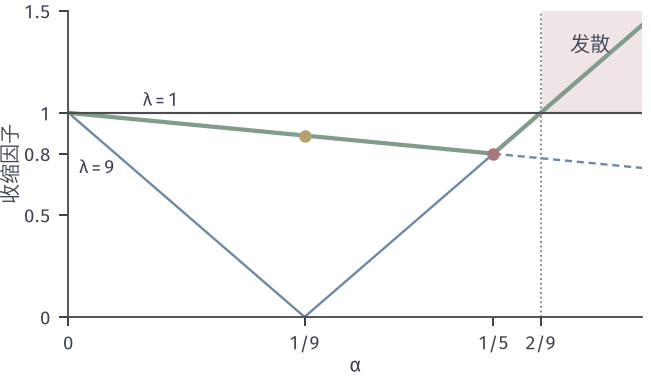

Source code (Python):
from pathlib import Path
import sys
ROOT = next(p for p in Path(__file__).resolve().parents if (p/'build.sh').is_file() and (p/'tex/book.tex').is_file())
sys.path.insert(0, str(ROOT/'figures/00-shared/mathematical-preliminaries-upper/00-shared/comprehension-figures'))
from support import figure, save, BLUE, GREEN, YELLOW, RED, PURPLE, INK, MUTED, GRID, BLUE_FILL, GREEN_FILL, YELLOW_FILL, RED_FILL, PURPLE_FILL
import numpy as np
HERE = Path(__file__).resolve().parent
STROKE = '#4C4D4F'
def panel(fig, left, right, top, bottom, wspace=.25, hspace=.2):
    fig.set_layout_engine(None)
    fig.subplots_adjust(left=left, right=right, top=top, bottom=bottom, wspace=wspace, hspace=hspace)
def tag(fig, ax, s, y=None, d=.085):
    p = ax.get_position(); fig.text((p.x0+p.x1)/2, (p.y0-d) if y is None else y, s, ha='center', va='top')
# 贯穿例：f(x)=(x1^2+9 x2^2)/2，x0=(9,1)，mu=1，L=9，kappa=9。
H = np.array([1., 9.]); X0 = np.array([9., 1.])
def f_ex(x): return .5*(H*np.asarray(x)**2).sum(-1)
def contour_ex(ax, xr, yr, levels):
    X,Y = np.meshgrid(np.linspace(*xr,700), np.linspace(*yr,500))
    ax.contour(X,Y,.5*(X**2+9*Y**2),levels=levels,colors=[BLUE],linewidths=.65)
def path(ax, P, c, ms=3.2, lw=1.2, **k):
    P=np.asarray(P); ax.plot(P[:,0],P[:,1],'-o',color=c,lw=lw,ms=ms,mew=0,zorder=4,**k)
def opt(ax, x=0, y=0): ax.plot([x],[y],'o',ms=4.8,color=RED,mew=0,zorder=6)
# 贯穿例两方向的收缩因子 |1-alpha*lambda|，lambda=1,9。
fig, ax = figure(width_mm=92, height_mm=54)
panel(fig,.105,.985,.97,.17)
a=np.linspace(0,.27,600); f1=np.abs(1-a); f9=np.abs(1-9*a); m=np.maximum(f1,f9)
ax.plot(a,f1,color=BLUE,lw=.95,ls=(0,(3,2))); ax.plot(a,f9,color=BLUE,lw=.95)
ax.plot(a,m,color=GREEN,lw=1.7)
ax.axhline(1,color=STROKE,lw=.85); ax.fill_between(a[a>2/9],1,1.5,color=RED_FILL,lw=0)
for v,c,mk in ((1/9,YELLOW,'o'),(1/5,RED,'o')):
    ax.plot([v],[max(abs(1-v),abs(1-9*v))],mk,color=c,ms=5,mew=0,zorder=6)
ax.text(.005,.70,r'$\lambda=9$',fontsize=7.5); ax.text(.035,1.03,r'$\lambda=1$',fontsize=7.5)
ax.text(.2455,1.3,'发散',ha='center',color=INK); ax.plot([2/9,2/9],[0,1.5],color=MUTED,lw=.7,ls=':')
ax.set_xticks([0,1/9,1/5,2/9,]); ax.set_xticklabels(['0','$1/9$','$1/5$','$2/9$'])
ax.set_yticks([0,.5,.8,1,1.5]); ax.set_yticklabels(['0','0.5','0.8','1','1.5']); ax.set_xlim(0,.27); ax.set_ylim(0,1.5)
ax.set_xlabel(r'$\alpha$',labelpad=1); ax.set_ylabel('收缩因子',labelpad=1)
save(fig,HERE,'figure',{'lambdas':[1,9]})
